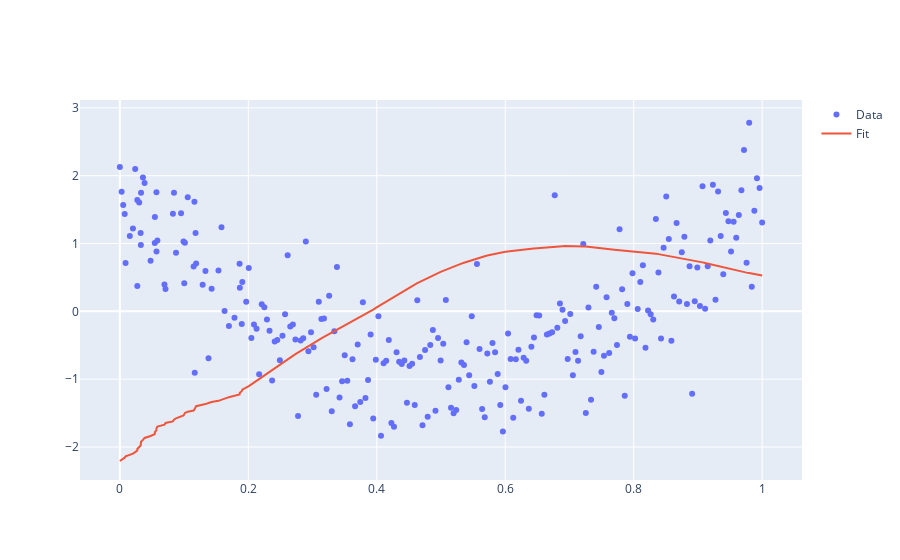

Write notebook code for a chart like this one.
### Code cell
fig = go.Figure()
fig.add_trace(go.Scatter(x=x.ravel(), y=y.ravel(), mode="markers", name="Data"))
fig.add_trace(go.Scatter(x=x.ravel(), y=M.basis @ M.coef_, name="Fit"))
#M.plot_confidence_intervals(fig=fig, X=x)
#M.calc_prediction_interval(X=x, fig=fig)
fig.show()

### Figure 1 — Plotly figure (JSON) as saved in the notebook; plotly's stock layout.template omitted (floating-point values rounded to 4 significant figures; data arrays with more than 128 entries replaced by an {"elided": "..."} marker saying what was removed)
{"data": [{"mode": "markers", "name": "Data", "type": "scatter", "x": {"elided": "250 float values"}, "y": {"elided": "250 float values"}}, {"name": "Fit", "type": "scatter", "x": {"elided": "250 float values"}, "y": {"elided": "250 float values"}}], "layout": {"autosize": true, "xaxis": {"autorange": true, "range": [-0.05893, 1.059], "type": "linear"}, "yaxis": {"autorange": true, "range": [-2.488, 3.14], "type": "linear"}}}
